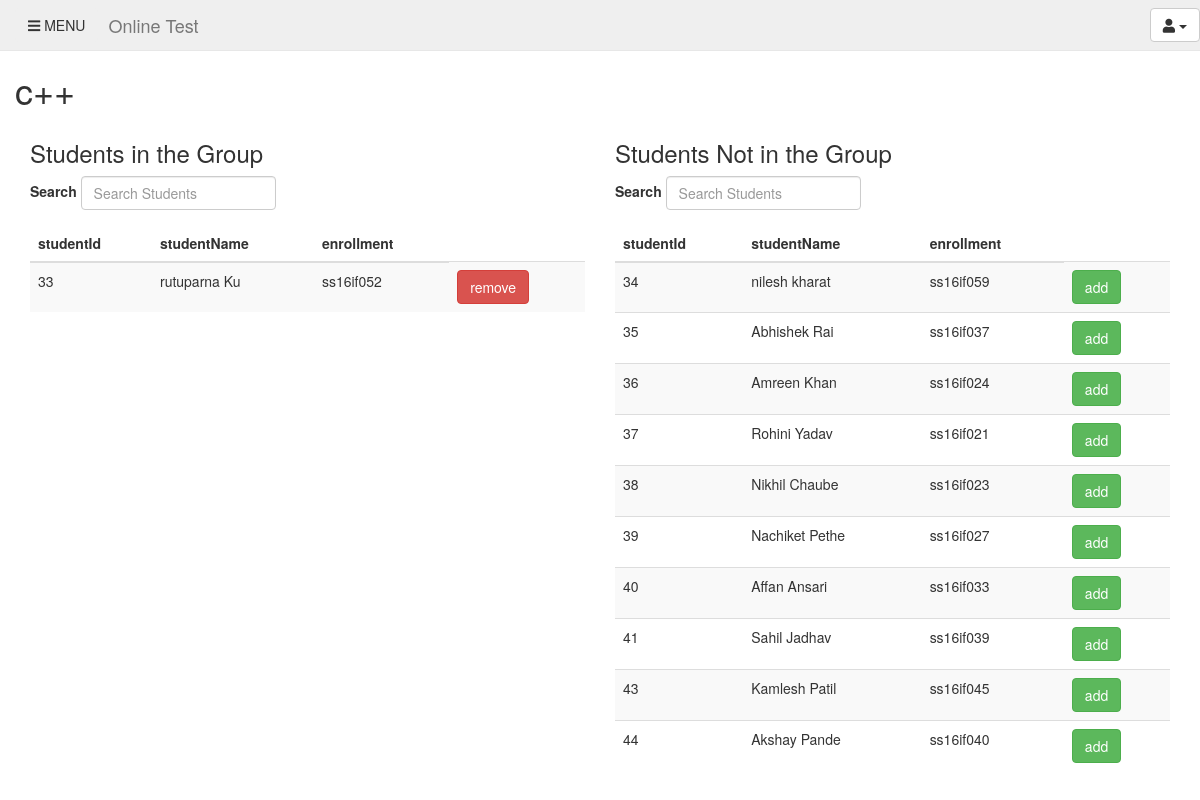
The app's page /project008/php/manageGroup.php?id=6 (signed in) with its own data.
### tables this page shows
CREATE TABLE IF NOT EXISTS `groups` (
  `id` int(11) NOT NULL AUTO_INCREMENT,
  `groupName` varchar(50) NOT NULL,
  `created_by` varchar(50) DEFAULT NULL,
  PRIMARY KEY (`id`),
  KEY `created_by` (`created_by`)
);

CREATE TABLE IF NOT EXISTS `student` (
  `id` int(11) NOT NULL AUTO_INCREMENT,
  `studentName` varchar(50) NOT NULL,
  `enrollment` varchar(50) DEFAULT NULL,
  `password` varchar(50) DEFAULT NULL,
  `email` varchar(50) DEFAULT NULL,
  `added_by` varchar(50) DEFAULT NULL,
  PRIMARY KEY (`id`),
  UNIQUE KEY `enrollment` (`enrollment`),
  KEY `added_by` (`added_by`)
);

### project008/php/manageGroup.php (the view, shortened to what this page needs)
<?php
 include 'connection.php';
 	$gid=$_GET['id'];
 	$qry="SELECT groupName FROM groups WHERE id = $gid ";
 	$result3=$con->query($qry);
 	$arr=$result3->fetch_assoc();
 	$gname=$arr['groupName'];
	$q="SELECT * FROM student WHERE id IN (select studentId from studentgroup where groupId = $gid)";
	$result=$con->query($q);
	$q2="SELECT * FROM student WHERE id NOT IN (select studentId from studentgroup where groupId = $gid)";
	$result2=$con->query($q2);
 ?>
<!DOCTYPE html>
<html>
<head>
  		<link rel="stylesheet" href="https://maxcdn.bootstrapcdn.com/bootstrap/3.3.7/css/bootstrap.min.css">
  		<link rel="stylesheet" href="https://use.fontawesome.com/releases/v5.2.0/css/all.css">
		<link rel="stylesheet" type="text/css" href="http://localhost/project008/css/homepage.css">
</head>
<body>
	<div id="wrapper"  >
	<div class="main" >
			<nav class="navbar navbar-default navbar-fixed-top " id="navbar" >
				<div class="container-fluid">
					 <ul class="nav navbar-nav">
					      <li >
								<button class="btn navbar-btn" id="tgbtn"><span class="fa fa-bars" aria-hidden="true"></span>  MENU</button>
						  </li>
			    	 </ul>
					<div class="navbar-header">
						<a class="navbar-brand" href="">Online Test</a>
					</div>
					<ul class="nav navbar-nav navbar-right">
								<li class="dropdown">
									<button class="btn btn-default dropdown-toggle navbar-btn" type="button" id="menu1" data-toggle="dropdown"><span class="fa fa-user" ></span>
									<span class="caret"></span></button>
							</li>
					</ul>
				</div>
			</nav>
		<div id="content" class="container-fluid content">
			<h1><?php echo $gname; ?></h1>
			<div class="container-fluid">
				<div class="row">
					<div class="col-sm-6">
						<h3>Students in the Group</h3>
						<div class="form-group form-inline ">
						    <label >Search</label>
						    <input type="email" class="form-control" id="search1" placeholder="Search Students" name="search">
						</div>
						<table class="table table-striped" >
							<thead>
								<tr>
									<th>studentId</th>
									<th>studentName</th>
									<th>enrollment</th>
								</tr>
							</thead>
							<tbody id="table1">
								<?php
									while($row=$result->fetch_assoc())
										{
											echo "<tr >";
											echo "<td class=\"rid\">";
											echo $row['id'];
											echo "</td>";
											echo "<td >";
											echo $row['studentName'];
											echo "</td>";
											echo "<td >";
											echo $row['enrollment'];
											echo "</td>";
											echo "<td >";
											echo "<button class=\"btn btn-danger removebtn\">remove</button>";
											echo "</td>";
											echo "</tr>";
										}
								?>
							</tbody>
						</table>
					</div>
					<div class="col-sm-6">
						<h3>Students Not in the Group</h3>
						<div class="form-group form-inline ">
						    <label >Search</label>
						    <input type="email" class="form-control" id="search2" placeholder="Search Students" name="search">
						</div>
						<table class="table table-striped" >
							<thead>
								<tr>
									<th>studentId</th>
									<th>studentName</th>
									<th>enrollment</th>
								</tr>
							</thead >
							<tbody id="table2">
								<?php
									while($row2=$result2->fetch_assoc())
										{
											echo "<tr >";
											echo "<td class=\"sid\">";
											echo $row2['id'];
											echo "</td>";
											echo "<td >";
											echo $row2['studentName'];
											echo "</td>";
											echo "<td >";
											echo $row2['enrollment'];
											echo "</td>";
											echo "<td >";
											echo "<button class=\"btn btn-success addbtn \">add</button>";
											echo "</td>";
											echo "</tr>";
										}
								?>
							</tbody>
						</table>
					</div>
				</div>
			</div>
		</div>
</div>
</div>
</body>
</html>

### project008/css/homepage.css (style rules this page uses)
.navbar { background-color: #efefef; transition: 0.5s; }
.main { margin-top: 50px; transition: 0.5s; }
.navbar-header { padding-left: 10px; }

### records on screen
groups: groupName "c++"
student: id "33", studentName "rutuparna Ku", enrollment "ss16if052"
student: id "34", studentName "nilesh kharat", enrollment "ss16if059"
student: id "35", studentName "Abhishek Rai", enrollment "ss16if037"
student: id "36", studentName "Amreen Khan", enrollment "ss16if024"
student: id "37", studentName "Rohini Yadav", enrollment "ss16if021"
student: id "38", studentName "Nikhil Chaube", enrollment "ss16if023"
student: id "39", studentName "Nachiket Pethe", enrollment "ss16if027"
student: id "40", studentName "Affan Ansari", enrollment "ss16if033"
student: id "41", studentName "Sahil Jadhav", enrollment "ss16if039"
student: id "43", studentName "Kamlesh Patil", enrollment "ss16if045"
student: id "44", studentName "Akshay Pande", enrollment "ss16if040"
